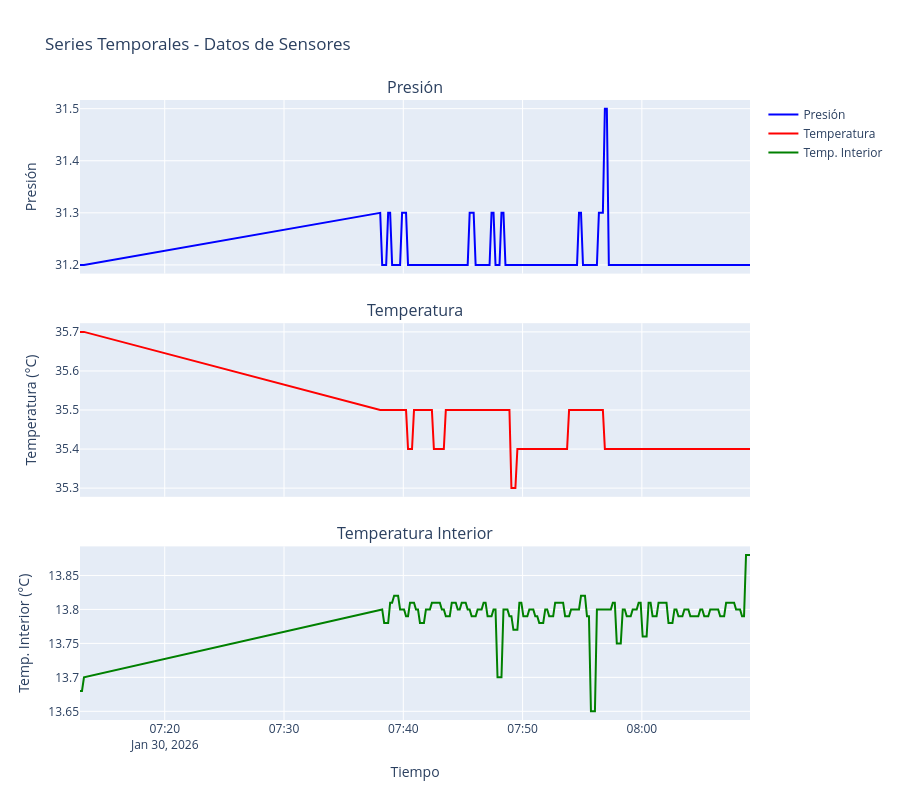

The notebook cell saved with this chart:
### Markdown cell above
## Plotly - gráficos interactivos

### Code cell
import plotly.graph_objects as go
from plotly.subplots import make_subplots

# Crear gráfico con subplots
fig = make_subplots(
    rows=3, cols=1,
    shared_xaxes=True,
    subplot_titles=('Presión', 'Temperatura', 'Temperatura Interior'),
    vertical_spacing=0.08
)

# Añadir trazas
fig.add_trace(
    go.Scatter(x=df.index, y=df['Presion'], name='Presión', line=dict(color='blue')),
    row=1, col=1
)

fig.add_trace(
    go.Scatter(x=df.index, y=df['Temperatura'], name='Temperatura', line=dict(color='red')),
    row=2, col=1
)

fig.add_trace(
    go.Scatter(x=df.index, y=df['TemperaturaInterior'], name='Temp. Interior', line=dict(color='green')),
    row=3, col=1
)

# Actualizar layout
fig.update_layout(
    height=800,
    showlegend=True,
    title_text="Series Temporales - Datos de Sensores"
)

fig.update_xaxes(title_text="Tiempo", row=3, col=1)
fig.update_yaxes(title_text="Presión", row=1, col=1)
fig.update_yaxes(title_text="Temperatura (°C)", row=2, col=1)
fig.update_yaxes(title_text="Temp. Interior (°C)", row=3, col=1)

### Figure 1 — Plotly figure (JSON) as saved in the notebook; plotly's stock layout.template omitted (floating-point values rounded to 4 significant figures; data arrays with more than 128 entries replaced by an {"elided": "..."} marker saying what was removed)
{"data": [{"line": {"color": "blue"}, "name": "Presión", "type": "scatter", "x": {"elided": "190 str values"}, "xaxis": "x", "y": {"elided": "190 float values"}, "yaxis": "y"}, {"line": {"color": "red"}, "name": "Temperatura", "type": "scatter", "x": {"elided": "190 str values"}, "xaxis": "x2", "y": {"elided": "190 float values"}, "yaxis": "y2"}, {"line": {"color": "green"}, "name": "Temp. Interior", "type": "scatter", "x": {"elided": "190 str values"}, "xaxis": "x3", "y": {"elided": "190 float values"}, "yaxis": "y3"}], "layout": {"annotations": [{"font": {"size": 16}, "showarrow": false, "text": "Presión", "x": 0.5, "xanchor": "center", "xref": "paper", "y": 1, "yanchor": "bottom", "yref": "paper"}, {"font": {"size": 16}, "showarrow": false, "text": "Temperatura", "x": 0.5, "xanchor": "center", "xref": "paper", "y": 0.64, "yanchor": "bottom", "yref": "paper"}, {"font": {"size": 16}, "showarrow": false, "text": "Temperatura Interior", "x": 0.5, "xanchor": "center", "xref": "paper", "y": 0.28, "yanchor": "bottom", "yref": "paper"}], "height": 800, "showlegend": true, "title": {"text": "Series Temporales - Datos de Sensores"}, "xaxis": {"anchor": "y", "domain": [0, 1], "matches": "x3", "showticklabels": false}, "xaxis2": {"anchor": "y2", "domain": [0, 1], "matches": "x3", "showticklabels": false}, "xaxis3": {"anchor": "y3", "domain": [0, 1], "title": {"text": "Tiempo"}}, "yaxis": {"anchor": "x", "domain": [0.72, 1], "title": {"text": "Presión"}}, "yaxis2": {"anchor": "x2", "domain": [0.36, 0.64], "title": {"text": "Temperatura (°C)"}}, "yaxis3": {"anchor": "x3", "domain": [0, 0.28], "title": {"text": "Temp. Interior (°C)"}}}}
